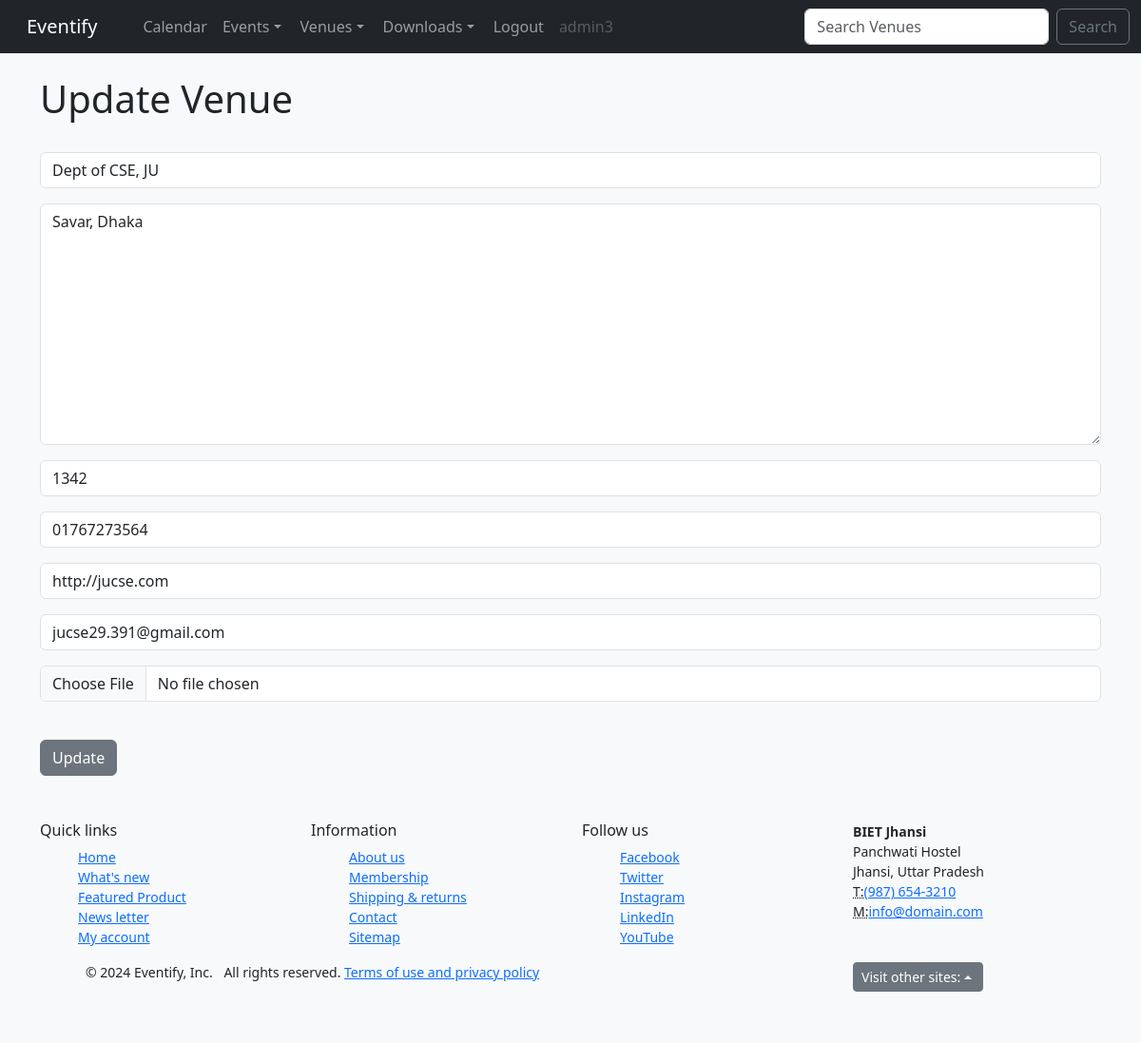
/update_venue/1 (signed in), run on the app's committed database.
### events/models.py (models this page shows, shortened)
class Venue(models.Model):
    name = models.CharField('Venue Name', max_length=120)
    address = models.CharField(max_length=300)
    zip_code = models.CharField('Zip/Postal Code', max_length=12)
    phone = models.CharField('Contact Phone', max_length=20, blank=True)
    web = models.URLField('Website Address', blank=True)
    email_address = models.EmailField('Email Address', blank=True)
    owner = models.IntegerField('Venue Owner', blank=False, null=True, default=1)
    venue_image = models.ImageField(upload_to='images/', blank=True, null=True)

### events/views.py (the view)
# urls.py: path('update_venue/<venue_id>', views.update_venue, name='update-venue'),
def update_venue(request, venue_id):
    venue = Venue.objects.get(pk=venue_id)
    form = VenueForm(request.POST or None, request.FILES or None, instance=venue) #request.FILES is used to upload files
    if form.is_valid():
        form.save()
        return HttpResponseRedirect('/list_venues')
    return render(request, 'events/update_venue.html', {'venue': venue, 'form': form})

### events/forms.py
class VenueForm(ModelForm):
    class Meta:
        model = Venue
        fields = ['name', 'address', 'zip_code', 'phone', 'web', 'email_address', 'venue_image']
        labels = {
            'name': '',
            'address': '',
            'zip_code': '',
            'phone': '',
            'web': '',
            'email_address': '',
            'venue_image': '',
        }
        widgets = {
            'name': forms.TextInput(attrs={'class': 'form-control', 'placeholder': 'Venue Name'}),
            'address': forms.Textarea(attrs={'class': 'form-control', 'placeholder': 'Address'}),
            'zip_code': forms.TextInput(attrs={'class': 'form-control', 'placeholder': 'Zip/Postal Code'}),
            'phone': forms.TextInput(attrs={'class': 'form-control', 'placeholder': 'Contact Phone'}),
            'web': forms.TextInput(attrs={'class': 'form-control' , 'placeholder': 'Website Address'}),
            'email_address': forms.TextInput(attrs={'class': 'form-control', 'placeholder': 'Email Address'}),
            'venue_image': forms.FileInput(attrs={'class': 'form-control'}),
        }

### events/templates/events/update_venue.html (shortened to what this page needs)
{% extends "events/base.html" %}
{% block content %}
{% if user.is_authenticated %}
        <h1>Update Venue</h1>
        <br>
        <form action="" method="POST" enctype="multipart/form-data">
        {{ form.as_p}}
        <br>
        <button type="submit" value="Update" class="btn btn-secondary">Update</button>
        </form>
{% endif %}
{% endblock %}

### events/templates/events/navbar.html (shortened to what this page needs)
<nav class="navbar navbar-expand-lg navbar-dark bg-dark">
    <div class="container-fluid">
      <a class="navbar-brand" href="{% url 'home' %}">Eventify</a>
      <div class="collapse navbar-collapse" id="navbarSupportedContent">
        <ul class="navbar-nav mb-2 mb-lg-0">
          <li class="nav-item">
            <a class="nav-link" href="{% url 'home' 2024 'August' %}">Calendar</a>
          </li>
          <li class="nav-item dropdown">
            <a class="nav-link dropdown-toggle" href="#" role="button" data-bs-toggle="dropdown" aria-expanded="false">
              Events
            </a>
          </li>
          <li class="nav-item dropdown">
            <a class="nav-link dropdown-toggle" href="#" role="button" data-bs-toggle="dropdown" aria-expanded="false">
              Venues
            </a>
          </li>
          <li class="nav-item dropdown">
            <a class="nav-link dropdown-toggle" href="#" role="button" data-bs-toggle="dropdown" aria-expanded="false">
              Downloads
            </a>
          </li>
          {% if user.is_authenticated %}
          <li class="nav-item">
            <a class="nav-link" href="{% url 'logout' %}">Logout</a>
          </li>
          {% endif %}
          <li class="nav-item">
            <a class="nav-link disabled" href="#">{{ user }}</a>
          </li>
        </ul>
        <form class="d-flex me-auto" role="search" method=POST action="{% url 'search-venues' %}">
          <input class="form-control me-2" type="search" placeholder="Search Venues" aria-label="Search" name="searched">
          <button class="btn btn-outline-secondary me-2" type="submit">Search</button>
        </form>
      </div>
    </div>
</nav>

### events/templates/events/base.html (style rules this page uses)
body { background-color: #f8f9fa; }

### data on the page
Venue: name "Dept of CSE, JU", address "Savar, Dhaka", zip_code "1342", phone "01767273564", web "http://jucse.com", email_address "jucse29.391@gmail.com"

### other printed values
{{ user }} "admin3"
